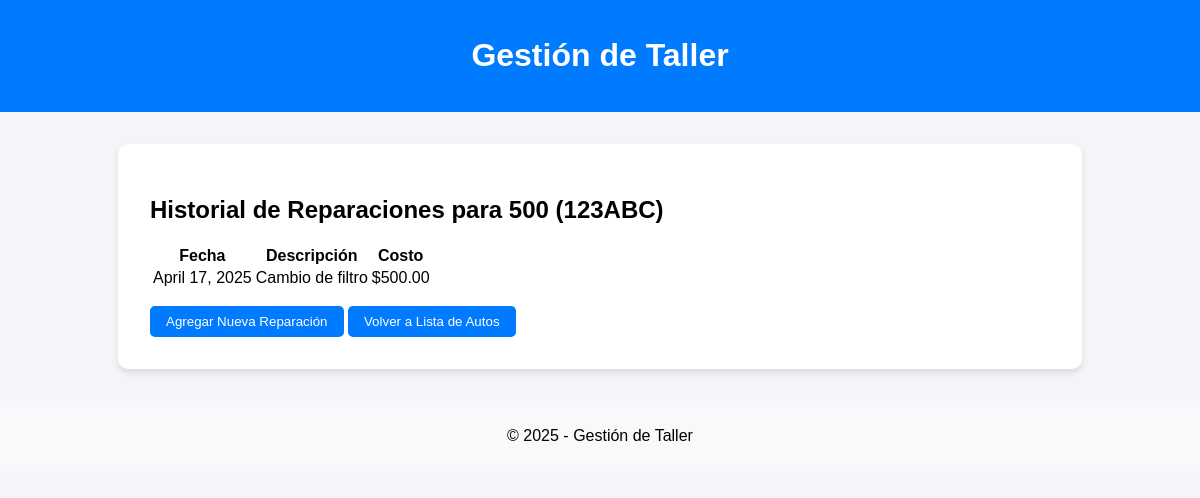
Page /taller/autos/123ABC/ on the committed database.
### taller/models.py (models this page shows, shortened)
class Auto(models.Model):
    patente = models.CharField(max_length=10, unique=True)
    propietario = models.CharField(max_length=100)
    marca = models.CharField(max_length=50, null=True, blank=True)
    modelo = models.CharField(max_length=50, null=True, blank=True)

class Reparacion(models.Model):
    auto = models.ForeignKey(Auto, on_delete=models.CASCADE, related_name='reparaciones')
    descripcion = models.TextField()
    fecha = models.DateField(auto_now_add=True)
    costo = models.DecimalField(max_digits=10, decimal_places=2)

### taller/views.py (the view)
# urls.py: path('autos/<str:patente>/', views.historial_reparaciones, name='historial_reparaciones'),
def historial_reparaciones(request, patente):
    auto = get_object_or_404(Auto, patente=patente)
    reparaciones = auto.reparaciones.all()
    return render(request, 'historial_reparaciones.html', {'auto': auto, 'reparaciones': reparaciones})

### taller/templates/historial_reparaciones.html (shortened to what this page needs)
{% extends 'base.html' %}
{% block content %}
<h2>Historial de Reparaciones para {{ auto.modelo }} ({{ auto.patente }})</h2>
<table>
    <thead>
        <tr>
            <th>Fecha</th>
            <th>Descripción</th>
            <th>Costo</th>
        </tr>
    </thead>
    <tbody>
        {% for reparacion in reparaciones %}
        <tr>
            <td>{{ reparacion.fecha }}</td>
            <td>{{ reparacion.descripcion }}</td>
            <td>${{ reparacion.costo }}</td>
        </tr>
        {% empty %}
        <tr>
            <td colspan="3">No se encontraron reparaciones registradas.</td>
        </tr>
        {% endfor %}
    </tbody>
</table>
<div style="margin-top: 1rem;">
    <a href="{% url 'crear_reparacion' auto.patente %}">
        <button>Agregar Nueva Reparación</button>
    </a>
    <a href="{% url 'lista_autos' %}">
        <button>Volver a Lista de Autos</button>
    </a>
</div>
{% endblock %}

### taller/templates/base.html (style rules this page uses)
body { font-family: Arial, sans-serif; background-color: #f4f4f9; margin: 0; padding: 0; }
a { color: #007bff; text-decoration: none; }
button { background-color: #007bff; color: white; border: none; padding: 0.5rem 1rem; border-radius: 5px; cursor: pointer; }

### rows in the picture
Auto: modelo "500", patente "123ABC"
Reparacion: fecha "April 17, 2025", descripcion "Cambio de filtro", costo "500.00"
